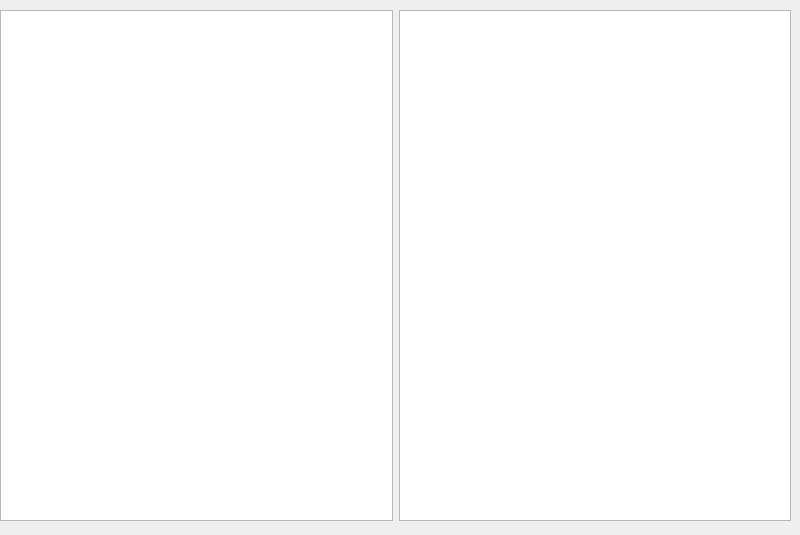
<?xml version="1.0" encoding="UTF-8"?>
<ui version="4.0">
 <class>Form</class>
 <widget class="QWidget" name="Form">
  <property name="geometry">
   <rect>
    <x>0</x>
    <y>0</y>
    <width>800</width>
    <height>535</height>
   </rect>
  </property>
  <property name="windowTitle">
   <string>Form</string>
  </property>
  <widget class="QWidget" name="horizontalLayoutWidget_2">
   <property name="geometry">
    <rect>
     <x>0</x>
     <y>10</y>
     <width>791</width>
     <height>511</height>
    </rect>
   </property>
   <layout class="QHBoxLayout" name="horizontalLayout_2">
    <item>
     <widget class="QGraphicsView" name="graph1"/>
    </item>
    <item>
     <widget class="QGraphicsView" name="graph2"/>
    </item>
   </layout>
  </widget>
 </widget>
 <resources/>
 <connections/>
</ui>
